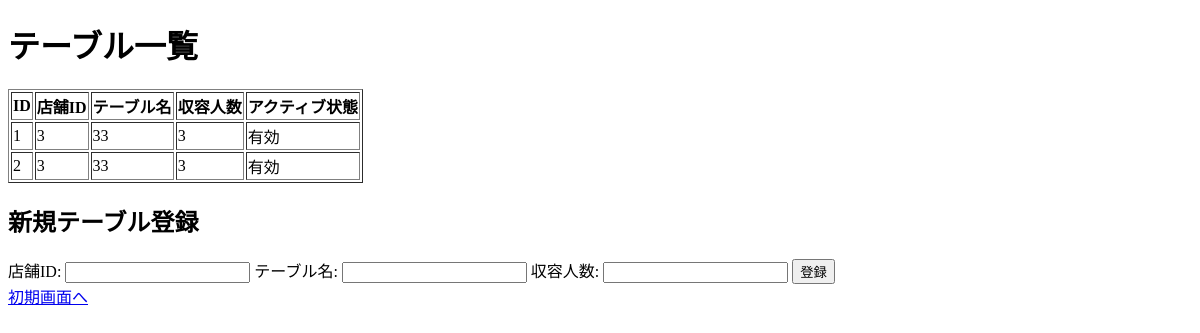
Page /seats on the earlier database version.
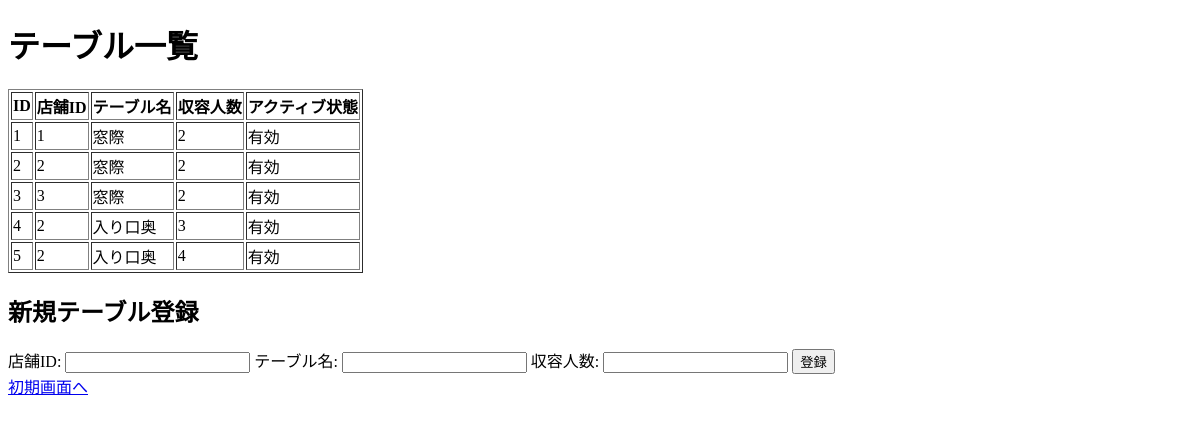
Same page on the later database version.
### hackapp/models/restaurants.py (models this page shows)
class Seat(db.Model):
    id = db.Column(db.Integer, primary_key=True)
    shop_id = db.Column(db.Integer, db.ForeignKey('shop.id'))
    name = db.Column(db.String(50))
    capacity = db.Column(db.Integer)
    is_active = db.Column(db.Boolean, default=True)

### hackapp/views.py (the view, shortened to what this page needs)
@app.route('/seats', methods=['GET','POST'])    #空席情報登録画面から受け取った情報をDBに格納&表示
def create_seat():
    if request.method == 'GET':
        seats = Seat.query.all()
        return render_template('seats_view.html', seats=seats)

### hackapp/templates/seats_view.html (shortened to what this page needs)
<!DOCTYPE html>
<html lang="ja">
<head>
</head>
<body>
    <h1>テーブル一覧</h1>
    <table border="1">
        <tr>
            <th>ID</th>
            <th>店舗ID</th>
            <th>テーブル名</th>
            <th>収容人数</th>
            <th>アクティブ状態</th>
        </tr>
        {% for seat in seats %}
        <tr>
            <td>{{ seat.id }}</td>
            <td>{{ seat.shop_id }}</td>
            <td>{{ seat.name }}</td>
            <td>{{ seat.capacity }}</td>
            <td>{{ "有効" if seat.is_active else "無効" }}</td>
        </tr>
        {% endfor %}
    </table>
    <h2>新規テーブル登録</h2>
    <form action="/seats" method="POST">
        <label for="shop_id">店舗ID:</label>
        <input type="number" id="shop_id" name="shop_id" required>
        <label for="name">テーブル名:</label>
        <input type="text" id="name" name="name" required>
        <label for="capacity">収容人数:</label>
        <input type="number" id="capacity" name="capacity" required>
        <button type="submit">登録</button>
        <div class="text-center mt-4">
            <a href="/" class="btn btn-secondary">初期画面へ</a>
        </div>
    </form>
</body>
</html>

Differences in the rows shown:
changed Seat id 1: shop_id "3" → "1"; name "33" → "窓際"; capacity "3" → "2"
changed Seat id 2: shop_id "3" → "2"; name "33" → "窓際"; capacity "3" → "2"
added Seat: id "3", shop_id "3", name "窓際", capacity "2", is_active "有効"
added Seat: id "4", shop_id "2", name "入り口奥", capacity "3", is_active "有効"
added Seat: id "5", shop_id "2", name "入り口奥", capacity "4", is_active "有効"
